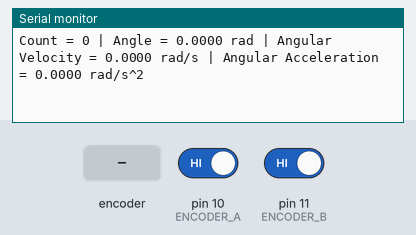
Bench run of a sketch on a simulated Arduino Uno, built with avr-gcc and run on an emulated ATmega328P. Parts: the last lines printed to the serial monitor. The inputs (shaded band) are chosen by the test bench; at power-on: pin 10 (ENCODER_A) HIGH, pin 11 (ENCODER_B) HIGH.

Above: at 1.2 s.
1.3 s: rotary encoder on pin 10 (ENCODER_A) / pin 11 (ENCODER_B) turned 1 step (first pin leading)
At 2.0 s:
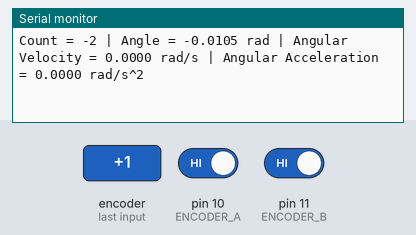
3.0 s: rotary encoder on pin 10 (ENCODER_A) / pin 11 (ENCODER_B) turned 2 steps (second pin leading)
At 3.7 s:
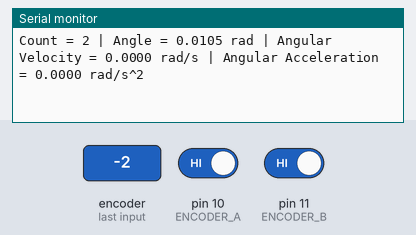
9.4 s: rotary encoder on pin 10 (ENCODER_A) / pin 11 (ENCODER_B) turned 3 steps (first pin leading)
At 10.4 s:
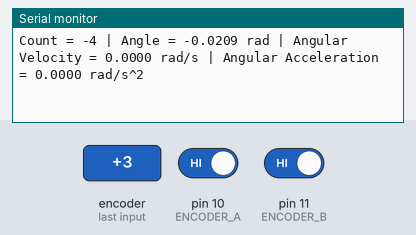
13.0 s: rotary encoder on pin 10 (ENCODER_A) / pin 11 (ENCODER_B) turned 3 steps (first pin leading)
At 13.6 s:
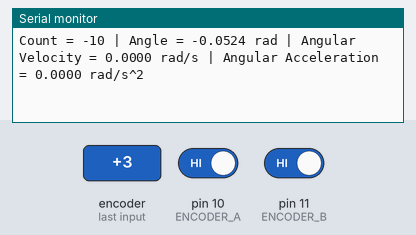
Timing chart, 0 to 16.0 s (numbered marks = the images above; inputs shaded):
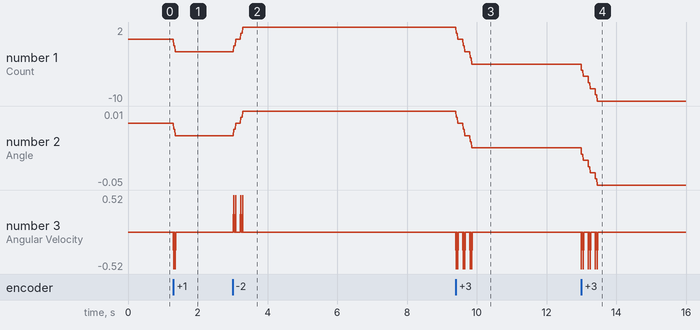

Measured:
- after the input at 1.3 s, the serial monitor: prints a new line at once (image 1)
- after the input at 3.0 s, the serial monitor: prints a new line at once (image 2)
- after the input at 9.4 s, the serial monitor: prints a new line at once (image 3)
- after the input at 13.0 s, the serial monitor: prints a new line at once (image 4)
- plotted number 1: 0 → -2 after the input at 1.3 s, 2 → -4 after the input at 9.4 s, -4 → -10 after the input at 13.0 s
- plotted number 2: 0 → -0.01 after the input at 1.3 s, -0.01 → 0.01 after the input at 3.0 s, 0.01 → -0.02 after the input at 9.4 s, -0.02 → -0.05 after the input at 13.0 s

The sketch:

encodertest.ino
```cpp
const uint8_t ENCODER_A = 10;
const uint8_t ENCODER_B = 11;

// Example: 600 pulses/revolution, counting both A-channel edges
const float COUNTS_PER_REV = 1200.0;
const unsigned long SAMPLE_TIME_MS = 10;

long encoderCount = 0;
int previousA;

long previousCount = 0;
float previousOmega = 0.0;

void setup()
{
    Serial.begin(115200);

    pinMode(ENCODER_A, INPUT_PULLUP);
    pinMode(ENCODER_B, INPUT_PULLUP);

    previousA = digitalRead(ENCODER_A);
}

void loop()
{
    // Read encoder
    int currentA = digitalRead(ENCODER_A);

    if (currentA != previousA)
    {
        int currentB = digitalRead(ENCODER_B);

        if (currentA == currentB)
            encoderCount++;
        else
            encoderCount--;

        previousA = currentA;
    }

    // Calculate motion at regular intervals
    static unsigned long lastPrint = 0;
    unsigned long currentTime = millis();

    if (currentTime - lastPrint >= SAMPLE_TIME_MS)
    {
        float dt = (currentTime - lastPrint) / 1000.0;
        lastPrint = currentTime;

        // Angular position (radians)
        float theta = encoderCount * (2.0 * PI / COUNTS_PER_REV);

        // Angular velocity (rad/s)
        float omega = (encoderCount - previousCount)
                      * (2.0 * PI / COUNTS_PER_REV) / dt;

        // Angular acceleration (rad/s^2)
        float alpha = (omega - previousOmega) / dt;

        // Print results
        Serial.print("Count = ");
        Serial.print(encoderCount);

        Serial.print(" | Angle = ");
        Serial.print(theta, 4);

        Serial.print(" rad | Angular Velocity = ");
        Serial.print(omega, 4);

        Serial.print(" rad/s | Angular Acceleration = ");
        Serial.print(alpha, 4);

        Serial.println(" rad/s^2");

        // Save values for next calculation
        previousCount = encoderCount;
        previousOmega = omega;
    }
}
```
